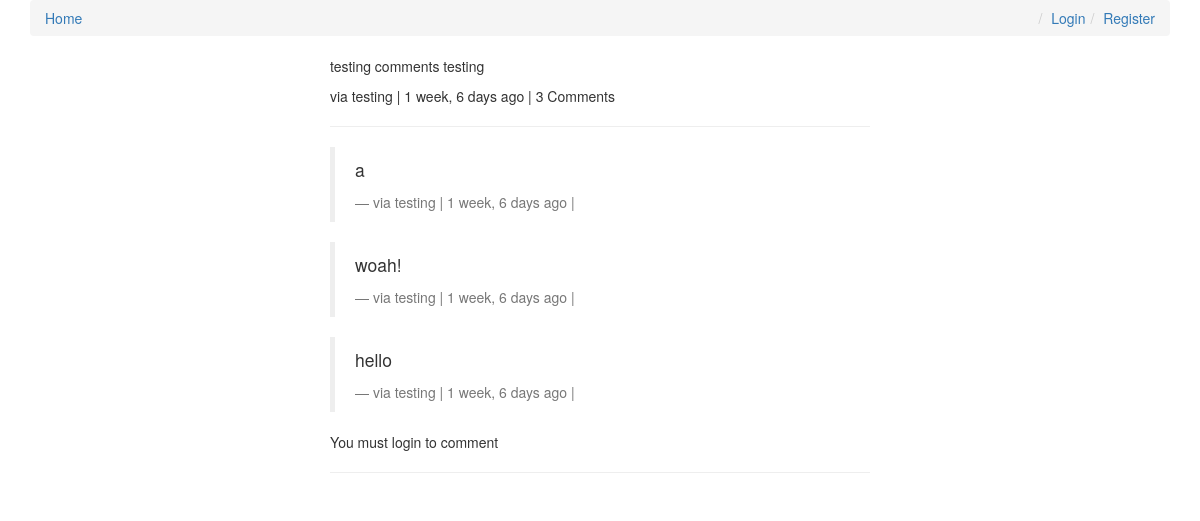
Screenshot of /comments/3/ with the database file from the repository.
### comments/models.py (models this page shows, shortened)
class Comment(models.Model):
    user        = models.ForeignKey(settings.AUTH_USER_MODEL, default=1)
    content_type = models.ForeignKey(ContentType, on_delete=models.CASCADE)
    object_id = models.PositiveIntegerField()
    content_object = GenericForeignKey('content_type', 'object_id')
    parent      = models.ForeignKey("self", null=True, blank=True)
    content     = models.TextField()
    timestamp   = models.DateTimeField(auto_now_add=True)
    objects = CommentManager()
    class Meta:
        ordering = ['-timestamp']
    def children(self): #replies
        return Comment.objects.filter(parent=self)
    @property
    def is_parent(self):
        if self.parent is not None:
            return False
        return True

### comments/views.py (the view, shortened to what this page needs)
# urls.py: url(r'^(?P<id>\d+)/$', comment_thread, name='thread'),
def comment_thread(request, id):
    try:
        obj = Comment.objects.get(id=id)
    except:
        raise Http404
    if not obj.is_parent:
        obj = obj.parent
    content_object = obj.content_object # Post that the comment is on
    content_id = obj.content_object.id
    initial_data = {
            "content_type": obj.content_type,
            "object_id": obj.object_id
    }
    form = CommentForm(request.POST or None, initial=initial_data)
    context = {
        "comment": obj,
        "form": form,
    }
    return render(request, "comment_thread.html", context)

### templates/comment_thread.html (shortened to what this page needs)
{% extends "base.html" %}
{% load urlify %}
{% load crispy_forms_tags %}
{% block content %}
<div class='col-sm-6 col-sm-offset-3'>
          <p>{{ comment.content }}</p>
          <footer>via {{ comment.user }} | {{ comment.timestamp|timesince }} ago | {% if comment.children.count > 0 %}{{ comment.children.count }} Comment{% if comment.children.count > 1 %}s{% endif %} {% endif %} </footer>
          <hr/>
          <div>
              {% for child_comment in comment.children %}
                <blockquote>
                <p>{{ child_comment.content }}</p>
                <footer>via {{ child_comment.user }} | {{ child_comment.timestamp|timesince }} ago | {% if request.user == child_comment.user %}<a href='{{ child_comment.get_delete_url }}'>Delete</a>{% endif %}</footer>
                </blockquote>
             {% endfor %}
             {% if request.user.is_authenticated %}
            <form method="POST" action="."> {% csrf_token %}
                {{ form|crispy }}
                <input type='hidden' name='parent_id' value='{{ comment.id }}'>
                <input type='submit' value='Reply' class='btn btn-default'>
            </form>
            {% else %}
            <p>You must login to comment </p>
            {% endif %}
        </div>
        <hr/>
</div>
{% endblock content %}

### rows the page displays
Comment: content "testing comments testing", user "testing", timestamp "1 week, 6 days", children.count "3"
Comment: content "a", user "testing", timestamp "1 week, 6 days"
Comment: content "woah!", user "testing", timestamp "1 week, 6 days"
Comment: content "hello", user "testing", timestamp "1 week, 6 days"
